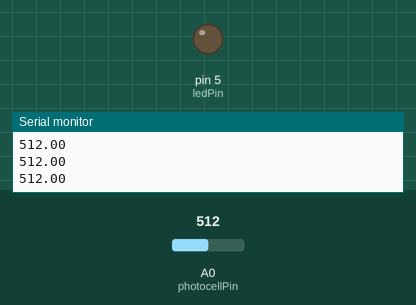
Simulated run of this sketch. Board: Arduino Uno, built with avr-gcc and run on an emulated ATmega328P. On the bench: output pins drawn as LEDs (lit = HIGH), the last lines printed to the serial monitor. Inputs (shaded band) come from the test bench; at power-on: A0 (photocellPin) = 512.

Above: at 2.2 s.
2.3 s: A0 (photocellPin) set to 190
At 2.87 s:
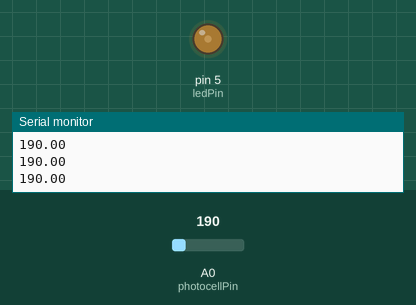
5.3 s: A0 (photocellPin) set to 210
At 5.46 s:
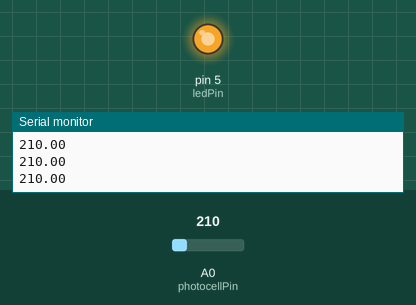
At 6.07 s:
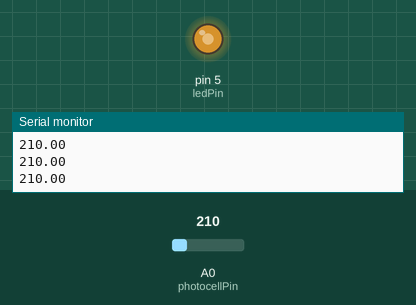
Timing chart, 0 to 8.9 s (numbered marks = the images above; inputs shaded):
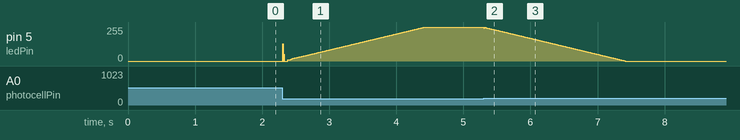

The sketch:

PIDPhotoresistorandLEDArduinoIDEMyOwnLibrary.ino
```cpp
/* PID Controller

   PID Controler Implementation in C
   This code is based off of a Youtube Tutorial:
   https://www.youtube.com/watch?v=zOByx3Izf5U&list=PLujzZZC66w_pKogpC4tPced23JakRdmF6&index=2
   Authored by Phil's Lab. It goes into great detail of the implemenation of a PID Controller
   in C and some ways to improve on the basic design.

   PID explaination:
   You have a setpoint that you are trying to reach and you have measurement data that you are taking
   to check to see how close to the setpoint you are. You will calculate the error between the setpoint
   and meaurement and then feed that to the PID and it will output a control signal. The PID controller
   consists of three separate branches that each does thier own calculation and then the three are summed
   for your control signal value. The branches consist of position, integral and derivative. Each branch
   has a gain value which can be changed to "Tune" the PID for better operation in the real world.
   Watch the above mentioned youtube video for a further explaination of the interworkings of the PID
   Controller.

   The PID is implemented in C by converting the S-domain function into the z-domain
   with the help of the Tustin transform (best frequency domain match). The formulas
   are shown below.

   S-domain/Continous Domain PID formula:
   G_pid = u(s) / e(s) = K_p + (K_I * (1/s)) + (K_D * (s/(s * TAU +1)))

   Z-domain/Descrete Domain PID terms after simplification:
   p[n] = k_p * e[n]

   i[n] = ((k_I * T) / 2 ) * (e[n] + e[n-1]) + i[n-1]

   d[n] = ((2k_D) / ((2 * TAU) + T) ) * (e[n] - e[n-1]) + ((2 * TAU - T) / ((2 * TAU) + T) ) * d[n-1]

   controller output = u[n] = p[n] + i[n] + d[n]

   Pratical Considerations:
   1. Derivative amplifies High Frequency Noise
   Solution: Add Derivative Low Pass Filter
    Problem: Adding a Low Pass Filter will deminish the power of the derivative control.
    Becuase derivative control is hard to setup, it is normally not used in most applications.
    Most will just use a PI controller.
   2. Derivative "Kick" during setpoint change
        The derivative of a step change in the setpoint is going to be a impluse/spike
        Solution: Derivative-on-measurement: instead of taking derivative of error, use the feed back measurement
    The end result will be the same but without the change for a kick
   3. Integrator can saturate output
      Solution: Integrator anti-windup: Basically clamping
   4. Limits on system input amplitude
        Solution: Clamp controller output: The controller output needs to be constrained
    The system has maximum and minumum outputs possible that the system needs to be set to
   5. Choosing a sample time T. How many times do we update the controller output?
        Solution: T_controller < ((T_Bw, system) / 10 )
    Controller have a 10 times larger bandwidth then that of the system it is controlling


   Program Code Structure:
   1. One header file for the pid (PID.h)
   2. PID Controller Stuct to store all the PID (contains gains, storage variables, ...)
   3. Initialisaton Function (Set gains, sample time, ...)
   4. Update function(provide setpoint and measurement, returns controller output)

  You can use Tool/Serial Plotter to see the graph plotting of the Photoresistor Reading to see the PID working
  Make sure to aim the Photoresistor at the LED
  Place a card between the Photoresistor and LED then remove it to see how the PID recovers back to the setpoint

  You can also use the Serial Monitor to see the values to help select a setpoint for your system to target

  Try to retune the PID and see how the process is done. Use the Serial Plotter to see whats going on.

  Wiring:
  Output to the LED is PD5:
  PD5/Digital5 to LED to a 220ohm resistor to GND

  Input for Photoresistor is PC0:
  5V to photoresistor to BOTH PC0 and to a 1kohm resistor to GND (Voltage Devider Setup)

  NOTE: I had to modify how I would normally write this program in order to handle the Arduino Sketch System
  Arduino IDE had issues with having "f" after all float values. Normally you would want to have f at the end
  of every float value like 0.1f per example. Also I had to declare the struct object outside of the "setup" function
  so that I could use it in the "loop" function. Normally you would just have main and while(1) and the object
  could be declared in main. Also breaking down the PID code into a PID.h and PID.c file would be a good idea.

  I did not do any tuning on this yet and just copied over the gains from the other Arduino Example I have done.
 */

/*How to Tune a PID:
 * 1. Set all gains to zero
 * 2. Increase the P gain until the responseto a disturbance is steady oscillation
 * 3. Increase the D gain until the oscillations go away (ie. its critically damped)
 * 4. Repeat steps 2 and 3 until increasing the D gain does not stop the oscillations
 * 5. Set P and D to the last stable values
 * 6. Increase the I gain until it brings you to the setpoint with the number of oscillations you desire
 * (normally 0 but a quicker response can be had if you dont mind a couple of osciallations of overshoot)
 */

/* Controller parameters */
#define PID_KP  0.1
#define PID_KI  10
#define PID_KD  0.01

#define PID_TAU 0.02

#define PID_LIM_MIN  0
#define PID_LIM_MAX  255

#define PID_LIM_MIN_INT  0
#define PID_LIM_MAX_INT  255

#define SAMPLE_TIME_S 0.01

/* What would be in the PID.h file*/
typedef struct {

  /* Controller gains */
  float Kp;
  float Ki;
  float Kd;

  /* Derivative low-pass filter time constant */
  float tau;

  /* Output limits */
  float limMin;
  float limMax;

  /* Integrator limits for anti-winding clamping*/
  float limMinInt;
  float limMaxInt;

  /* Sample time (in seconds) */
  float T;

  /* Controller "memory" */
  float integrator;
  float prevError;      /* Required for integrator */
  float differentiator;
  float prevMeasurement;    /* Required for differentiator */

  /* Controller output */
  float out;

} PIDController;

void  PIDController_Init(PIDController *pid);
float PIDController_Update(PIDController *pid, float setpoint, float measurement);

/* What would be in a PID.c file*/
//#include "PID.h"

void PIDController_Init(PIDController *pid) {

  /* Clear controller variables */
  pid->integrator = 0.0;
  pid->prevError  = 0.0;

  pid->differentiator  = 0.0;
  pid->prevMeasurement = 0.0;

  pid->out = 0.0;

}

float PIDController_Update(PIDController *pid, float setpoint, float measurement) {

  /*
  * Error signal
  */
    float error = setpoint - measurement;


  /*
  * Proportional
  */
    float proportional = pid->Kp * error;


  /*
  * Integral
  */
    pid->integrator = pid->integrator + 0.5 * pid->Ki * pid->T * (error + pid->prevError);

  /* Anti-wind-up via integrator clamping*/
    if (pid->integrator > pid->limMaxInt)
    {
        pid->integrator = pid->limMaxInt;
    }
    else if (pid->integrator < pid->limMinInt)
    {
        pid->integrator = pid->limMinInt;
    }


  /*
  * Derivative (band-limited differentiator)
  */
  /* Note: derivative on measurement, therefore minus sign in front of equation! */
    pid->differentiator = -(2.0 * pid->Kd * (measurement - pid->prevMeasurement)
                        + (2.0 * pid->tau - pid->T) * pid->differentiator)
                        / (2.0 * pid->tau + pid->T);


  /*
  * Compute output and apply limits
  */
    pid->out = proportional + pid->integrator + pid->differentiator;

  /* Limit the output based on the limits we want */
    if (pid->out > pid->limMax)
    {
        pid->out = pid->limMax;
    }
    else if (pid->out < pid->limMin)
    {
        pid->out = pid->limMin;
    }


  /* Store error and measurement for later use */
    pid->prevError       = error;
    pid->prevMeasurement = measurement;

  /* Return controller output */
    return pid->out;

}


/* IO Setup*/
#define photocellPin 0
#define ledPin 5

double setpoint; //PID Setpoint
double measurement; //Input from photocell
double ledBrightness; //Output to LED

/* Initialise PID controller */
  PIDController pid = { PID_KP, PID_KI, PID_KD,
                        PID_TAU,
                        PID_LIM_MIN, PID_LIM_MAX,
                        PID_LIM_MIN_INT, PID_LIM_MAX_INT,
                        SAMPLE_TIME_S };

void setup()
{
  Serial.begin(9600);

  PIDController_Init(&pid);

  setpoint = 200; //Must be higher then regular room lighting with LED off and lower then LED at max value of 255 (analog read max is 1023)

  delay(1000); //Just a delay to give time to open a serial plotter and see it working

}

void loop()
{
  measurement = analogRead(photocellPin); //Analog Read of PC0

  ledBrightness = 255;
  /* Compute new control signal */
  PIDController_Update(&pid, setpoint, measurement);
  ledBrightness = pid.out;

  analogWrite(ledPin, ledBrightness); //Analog output to set LED Brightness

  Serial.println(measurement); //Print photcell reading values to serial output so we can watch the PID working

//  Serial.println(ledBrightness); //Can be used to check the brightness being commanded (255 is max)

}
```
